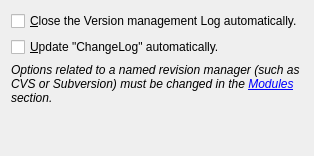
     <widget class="QWidget" name="m_revision" >
      <layout class="QGridLayout" >
       <item row="0" column="0" >
        <widget class="QCheckBox" name="m_closeLogCheckBox" >
         <property name="whatsThis" >
          <string>&lt;p>When an action with the revision control system is made, a log window is open and show information about the progress.&lt;/p>
&lt;p>If checked, the log windows is automaticallyclosed when action (like update, commit ...) finished.&lt;/p></string>
         </property>
         <property name="text" >
          <string>&amp;Close the Version management Log automatically.</string>
         </property>
        </widget>
       </item>
       <item row="1" column="0" >
        <widget class="QCheckBox" name="m_changeLogCheckBox" >
         <property name="whatsThis" >
          <string>&lt;p>When checked, a &lt;i>ChangeLog&lt;/i> file is created/appended at each commit with date, hour, and the commit messages.&lt;/p></string>
         </property>
         <property name="text" >
          <string>&amp;Update "ChangeLog" automatically.</string>
         </property>
        </widget>
       </item>
       <item row="4" column="0" >
        <spacer>
         <property name="orientation" >
          <enum>Qt::Vertical</enum>
         </property>
         <property name="sizeHint" stdset="0" >
          <size>
           <width>20</width>
           <height>40</height>
          </size>
         </property>
        </spacer>
       </item>
       <item row="2" column="0" >
        <widget class="QLabel" name="m_labelLink" >
         <property name="text" >
          <string>&lt;i>Options related to a named revision manager (such as CVS or Subversion) must be changed in the &lt;a href="#modules">Modules&lt;/a> section.&lt;/i></string>
         </property>
         <property name="wordWrap" >
          <bool>true</bool>
         </property>
        </widget>
       </item>
      </layout>
     </widget>
